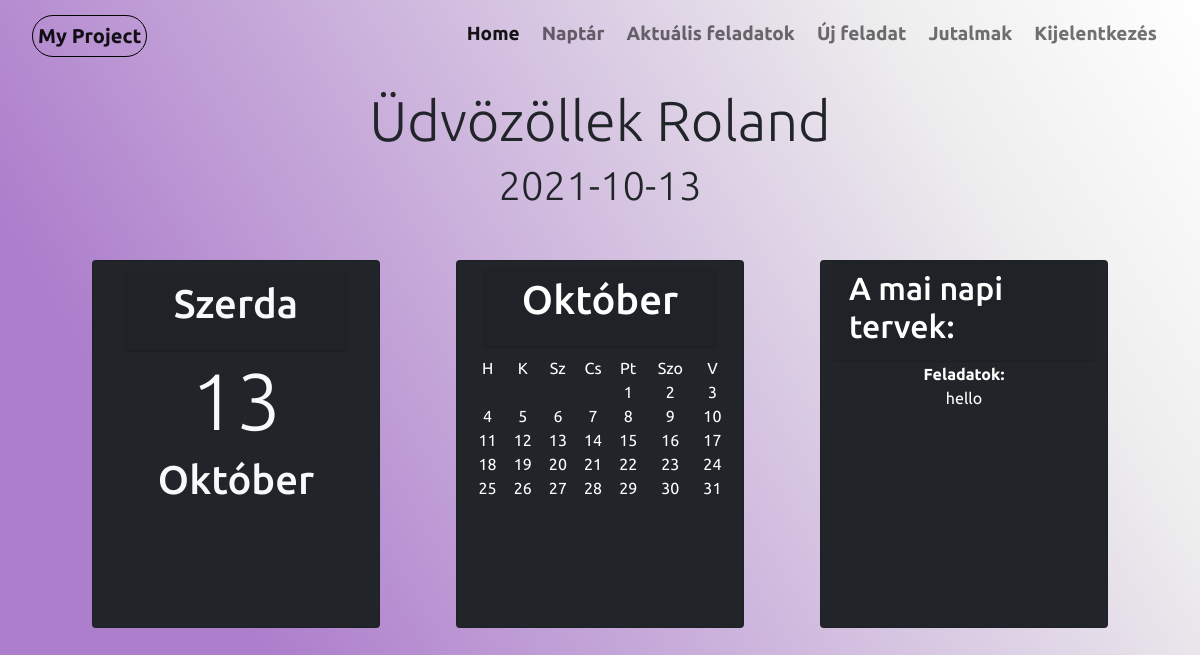
Page / (signed in) on the earlier database version.
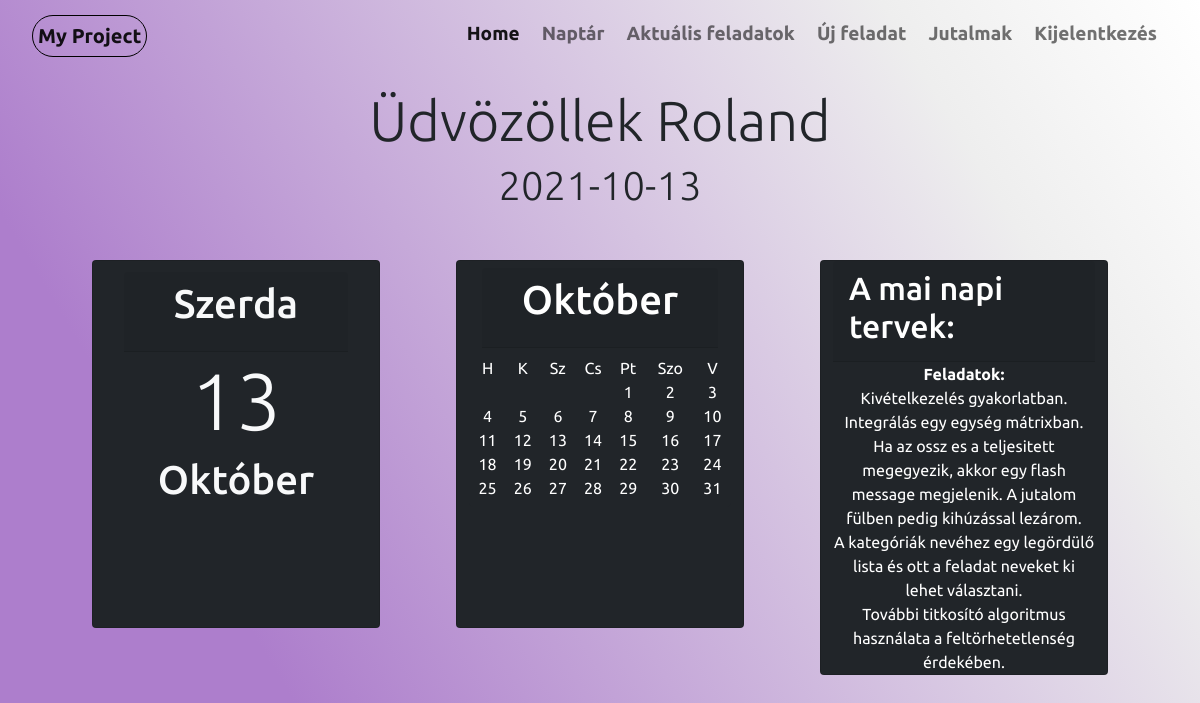
Same page on the later database version.
### website/models.py (models this page shows, shortened)
class Tasks(db.Model):
    task_id = db.Column(db.Integer,primary_key=True)
    project_id = db.Column(db.Integer, db.ForeignKey('projects.project_id'))
    task_name = db.Column(db.String(60))
    status = db.Column(db.Boolean, default=False)
    task_time = db.Column(db.String(60))
    difficulty = db.Column(db.String(60))
    description = db.Column(db.String(250))
    user_id = db.Column(db.Integer, db.ForeignKey('user.id'))
    def __repr__(self):
        return '<Task {}>'.format(self.task_name)

### website/views.py (the view)
@views.route('/', methods = ["GET","POST"])
@login_required
def home():
    write_date_text()
    year = today_date.year
    month = today_date.month
    day = today_date.day
    day_name = days[today_date.today().weekday()]
    date_task = datetime.date(year=year, month=month, day=day)
    this_month = one_month(month, year)
    user_task = db.session.query(Tasks).filter(Tasks.task_time == f"{year}-{month}-{day}").filter(Tasks.status == True).\
        filter(Tasks.user_id == current_user.id).all()
    for i in user_task:
        print(i)
    if request.method == 'GET':
        return render_template('home.html', user = current_user, day_name = day_name, today_date = today_date,
                               month_name=this_month[3],short_day_names=short_day_names,months=this_month[0],week=this_month[4],
                               tasks = user_task)

### website/__init__.py (called while the page is built)
def create_app():
    app = Flask(__name__)
    app.secret_key = secrets.token_urlsafe(16)
    app.config['SQLALCHEMY_DATABASE_URI'] = f'sqlite:///{DB_NAME}'
    db.init_app(app)
    from .views import views
    from .auth import auth
    app.register_blueprint(views)
    app.register_blueprint(auth)
    from .models import User
    login_manager = LoginManager()
    login_manager.login_view = 'auth.login'
    login_manager.init_app(app)
    @login_manager.user_loader
    def load_user(id):
        return User.query.get(int(id))
    create_database(app)
    return app

### website/date.py (called while the page is built)
def one_month(month, year):
    try:
        month = abs(int(month))
        year = abs(int(year))
        week_day_name = calendar.day_abbr
        calendar_months = calendar.monthcalendar(year, month)
        len_calendar_months = len(list(calendar_months))
        month_name = months[month]
        return [calendar_months, len_calendar_months, year, month_name, week_day_name]
    except Exception:
        return False

### website/templates/home.html (shortened to what the changed rows need)
{% extends "base.html"%}{% block title %}Home{% endblock %}
{%block content%}
<div class="home">
    <h1 class="display-4 text-xl-center">Üdvözöllek {{user.first_name}}</h1>
    <h1 class="display-6 text-xl-center">{{ today_date }}</h1>
</div>
<div class="jumbotron jumbotron-fluid">
    <div class="container">
        <div class="container">
            <div class="row">
                <div class="col">
                        <div class="row justify-content-md-center">
                            <div class="card text-white bg-dark mb-3" style="min-height: 23rem; max-height: 30rem; max-width: 18rem; min-width: 18rem;">
                                <a class="nav-link link-light" href="/day" style="border-bottom: 0px;">
                                    <div class="card-header" style="min-height: 5rem;"><h1 class="text-xl-center">{{ day_name }}</h1></div>
                                    <h1 class="display-1 text-xl-center">{{ today_date.day }}</h1>
                                    <h1 class="text-xl-center">{{ month_name }}</h1>
                                </a>
                            </div>
                        </div>
                    </div>
                <div class="col">
                      <form method="POST">
                          <div class="row justify-content-md-center">
                              <div class="card text-white bg-dark mb-3" style="min-height: 23rem; max-height: 30rem; max-width: 18rem; min-width: 18rem;">
                                <button class="btn btn-dark" name="button" value="month">
                                    <div class="card-header" style="min-height: 5rem;"><h1 class="text-xl-center">{{ month_name }}</h1></div>
                                    <div class="row justify-content-md-center">
                                        <table class="text-xl-center">
                                        <tr>
                                            {% for day_name in short_day_names %}
                                            <td>{{ day_name }}</td>
                                            {% endfor %}
                                        </tr>
                                          {% for week in months %}
                                        <tr>
                                            {% for day in week %}
                                            {% if day ==0 %}
                                            <td>&nbsp</td>
                                            {% else %}
                                            <td>{{ day }}</td>
                                            {% endif %}
                                            {% endfor %}
                                        </tr>
                                        {% endfor %}
                                    </table>
                                    </div>
                                </button>
                            </div>
                        </div>
                      </form>
                    </div>
                    <div class="col">
                        <form method="POST">
                            <div class="row justify-content-md-center">
                                <div class="card text-white bg-dark mb-3"  style="min-height: 23rem; max-height: 30rem; max-width: 18rem; min-width: 18rem;">
                                    <div class="card-header" style="min-height: 5rem;"><h2>A mai napi tervek:</h2></div>
                                    <table class="text-xl-center">
                                        <tr>
                                            <th>Feladatok:</th>
                                        </tr>
                                        {% for task in tasks %}
                                        <tr>
                                            <td>{{ task.description }}</td>
                                        </tr>
                                        {% endfor %}
                                    </table>
                                </div>
                            </div>
                        </form>
                    </div>
                </div>
            </div>
        </div>
{%endblock%}

Differences in the rows shown:
changed Tasks: description "hello" → "Kivételkezelés gyakorlatban."
added Tasks: description "Integrálás egy egység mátrixban."
added Tasks: description "Ha az ossz es a teljesitett megegyezik, akkor egy flash message megjelenik. A jutalom fülben pedig kihúzással lezárom."
added Tasks: description "A kategóriák nevéhez egy legördülő lista és ott a feladat neveket ki lehet választani."
added Tasks: description "További titkosító algoritmus használata a feltörhetetlenség érdekében."
